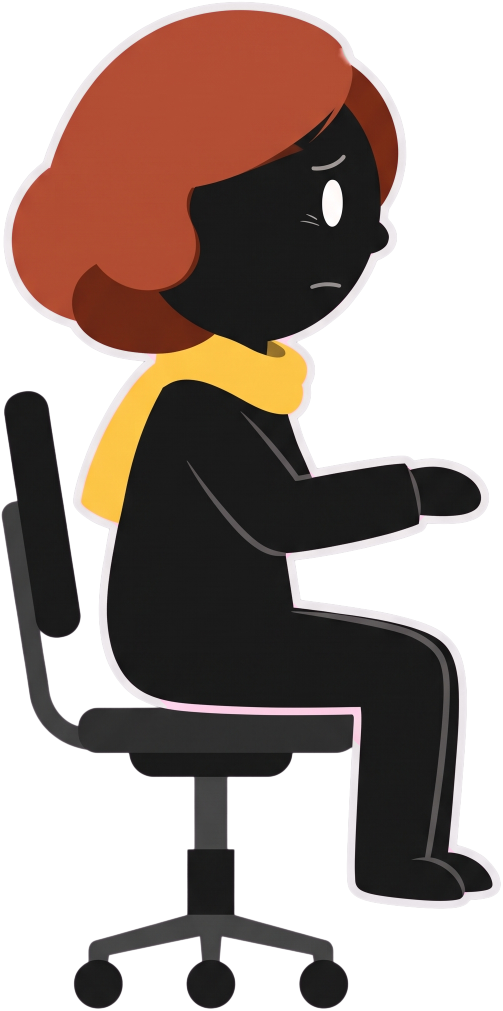
#> input picture video_production/lune/film2d/images/lea_profil_cut.png, 1005 x 2021 px (shown at 1/2 size)
$ python -i build.py   (imports and definitions only)
#> lines starting #> are read from the running program, lines starting #| are printed output that depends on the picture; after the words box and inside, x2 and y2 are one past the last pixel; in counts of white or black regions, pixels touching at a corner belong together
"""Test Léa (7,5 s) : assise sur sa chaise, elle tape, prend son téléphone, puis lève les yeux vers son écran.

    python3 test_lea/build.py               → test_lea/test_lea.mp4
    python3 test_lea/build.py 30 120 170    → seulement ces images (contrôle)

Méthode : animation 2D « par remplacement ». Le corps vient de l'image validée de Léa (avec SA chaise) ; l'avant-bras
est une pièce articulée au coude ; la main est l'un des 5 dessins de la planche (frappe index, frappe majeur, main
ouverte, prise du téléphone, téléphone tenu), échangés au bon moment : les doigts sont toujours dessinés, jamais
déformés. Un seul contour blanc fin est recalculé autour de la silhouette entière (corps + bras + main).
Décor : fond, clavier et écran de l'image générée ; plateau, caisson et sol complétés en code (formes plates).
"""
import subprocess
import sys
import time
from pathlib import Path

import cv2
import numpy as np
from PIL import Image

HERE = Path(__file__).resolve().parent
FILM = HERE.parent
LUNE = FILM.parent
sys.path.insert(0, str(FILM))
from moteur.core import H, W, cam, ease, grade  # noqa: E402

FPS, DUR = 30, 7.5
OUTL = 7                                    # contour blanc (px du décor) : fin
DH = 1760                                   # le décor est prolongé vers le bas (sol) pour voir la chaise en entier

# ------------------------------------------------------------------ décor : fond généré + bureau et sol en code
# [1 line not run here, left out]
# [1 line that did not run here, left out]
DESK_X, TOP, FRONT, BOT, FLOOR = 640, 1126, 1198, 1270, 1645
# [1 line that did not run here, left out]
# [1 line that did not run here, left out]
yy = np.arange(DH, dtype=np.float32)[:, None]
wall = np.array([24, 29, 38], np.float32); floor = np.array([17, 20, 27], np.float32)
# [1 line that did not run here, left out]
base = np.where(yy[..., None] < FLOOR, wall * (1 - 0.25 * np.clip((yy[..., None] - TOP) / 500, 0, 1)), floor)
# [1 line that did not run here, left out]
# [1 line that did not run here, left out]
# [7 lines not run here, left out]
# [1 line that did not run here, left out]


# ------------------------------------------------------------------ Léa : corps (avec sa chaise), contour retiré
def rgba(p):
    return np.asarray(Image.open(p).convert("RGBA")).astype(np.float32)


lea = rgba(LUNE / "film2d/images/lea_profil_cut.png")
lh, lw = lea.shape[:2]
#> lh = 2021; lw = 1005
ly, lx = np.mgrid[0:lh, 0:lw]
white = lea[..., :3].min(2) > 200
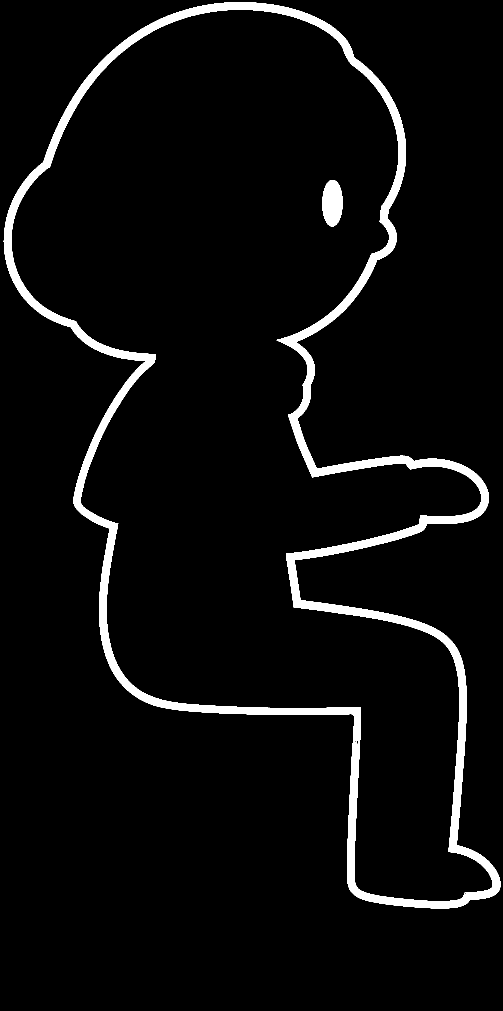
#> white: shape (2021, 1005) bool (shown at 1/2 size); 4.7% white; 2 white regions, box (x1, y1, x2, y2) and area: (7, 4, 1001, 1817) 92955, (645, 360, 685, 453) 3013
solid = (lea[..., 3] > 128) & ~white
#> solid: shape (2021, 1005) bool; 50.7% white; 2 black regions, box (x1, y1, x2, y2) and area: (0, 0, 1005, 2021) 999236, (645, 360, 685, 453) 3013
chair = ((lx < 152) & (ly > 760)) | ((ly > 1418) & (lx < 690))
forearm = (lx > 575) & (ly > 905) & (ly < 1112)                                      # avant-bras + main d'origine : remplacés
body = solid & ~chair & ~forearm
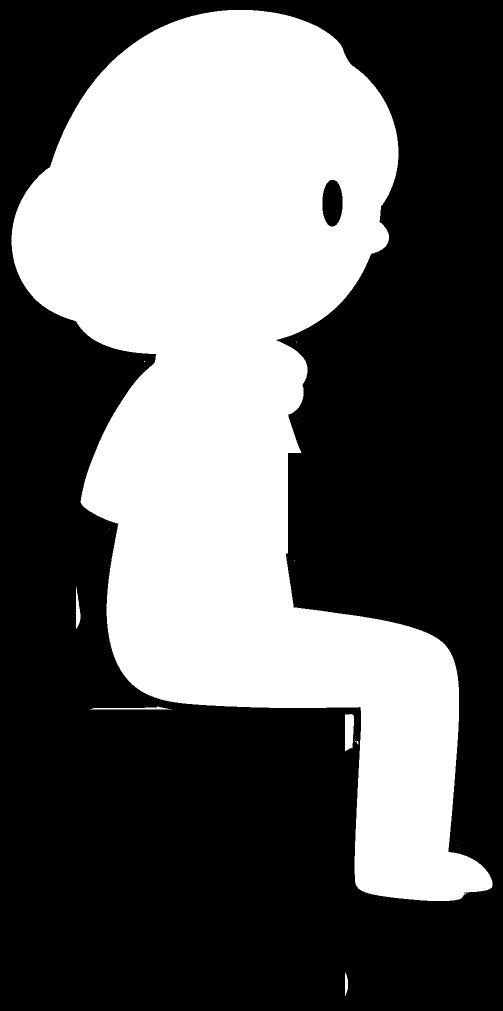
#> body: shape (2021, 1005) bool (shown at 1/2 size); 39.1% white; 15 white regions (9 under 20 px), largest, box (x1, y1, x2, y2) and area: (23, 20, 985, 1802) 790944, (690, 1428, 708, 1502) 1165, (180, 1413, 343, 1419) 505, (152, 1173, 161, 1258) 464, (690, 1945, 696, 1992) 208, (709, 1481, 717, 1489) 23
body = cv2.morphologyEx(body.astype(np.uint8), cv2.MORPH_CLOSE, np.ones((9, 9), np.uint8)) > 0
#> body: shape (2021, 1005) bool; 39.1% white; 10 white regions (6 under 20 px), largest, box (x1, y1, x2, y2) and area: (23, 20, 985, 1802) 792346, (180, 1413, 343, 1419) 505, (152, 1173, 161, 1258) 464, (690, 1945, 696, 1992) 208
chair_m = solid & chair
#> chair_m: shape (2021, 1005) bool; 9.2% white; 1 white region, box (x1, y1, x2, y2) and area: (4, 782, 690, 2017) 186192
EYE = np.zeros_like(body); EYE[368:452, 640:690] = True
eye_m = EYE & (lea[..., :3].min(2) > 150)                                            # le blanc de l'œil
#> eye_m: shape (2021, 1005) bool; 0.14% white; 1 white region, box (x1, y1, x2, y2) and area: (644, 368, 685, 452) 2912
S = 0.6
X0, Y0 = 450 - 585 * S, TOP - 34 - 1040 * S                                          # coude à 450, juste au-dessus du plateau
ELBOW = np.array([X0 + 585 * S, Y0 + 1040 * S])


# [7 lines that did not run here, left out]


# ------------------------------------------------------------------ mains (planche)
# [1 line that did not run here, left out]
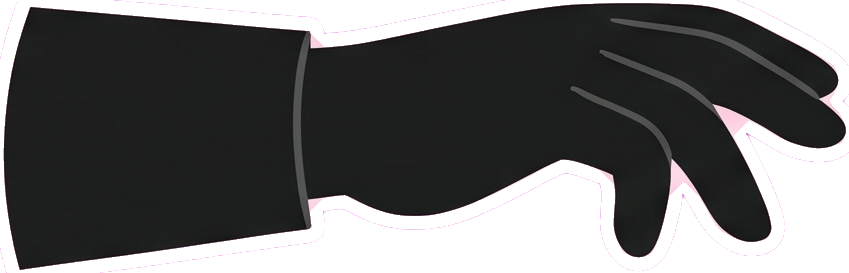
#> input picture video_production/lune/film/test_lea/cel_frappe_index.png, 849 x 273 px
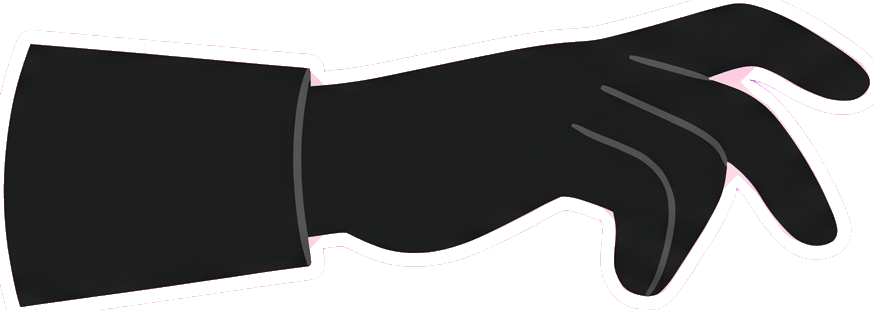
#> input picture video_production/lune/film/test_lea/cel_frappe_majeur.png, 873 x 310 px
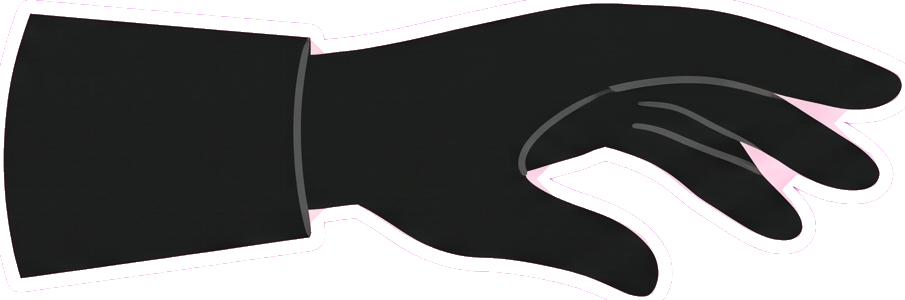
#> input picture video_production/lune/film/test_lea/cel_main_ouverte.png, 905 x 300 px
#> in rgba (call 4), `return np.asarray(Image.open(p).convert("RGBA")).astype(np.float32)`:
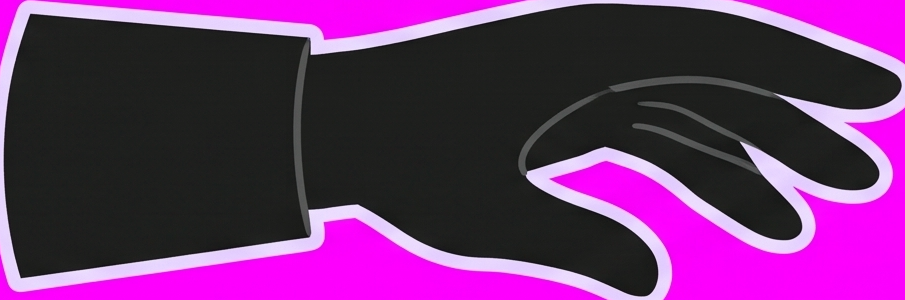
#> returned value: shape (300, 905, 4) float32; mean of channels 0, 1, 2, 3 107.6, 48.6, 105.3, 170.5; drawn as B, G, R
# [3 lines not run here, left out]


# [6 lines left out: function attach, not called in this run]


# [1 line that did not run here, left out]
CS = 0.42                                                                             # échelle des mains : ≈ 0,75 × la tête
#> CS = 0.42
FOREARM = 70                                                                          # coude → début de la manche (px décor)


# ------------------------------------------------------------------ chorégraphie (secondes)
T_BUZZ, T_STOP, T_GRAB, T_LIFT, T_HOLD, T_LOOK = 2.7, 3.25, 3.85, 4.15, 4.95, 6.0
GRAB_ANG, GRAB_DX = 15.0, 55.0                                                       # même longueur de bras qu'en frappe                                                       # pose de la prise


# [6 lines left out: function _screen_box, not called in this run]


def _grab_phone():
    """Où est le téléphone du dessin « prise » (centre de l'écran, largeur) quand la main est en pose de prise."""
    c = CELS["prise_tel"]; at = ATT["prise_tel"]; bx = _screen_box(c)
    ctr = np.array([(bx[0] + bx[2]) / 2, (bx[1] + bx[3]) / 2, 1.0])
    a = np.radians(GRAB_ANG); d = np.array([np.cos(a), np.sin(a)])
    wrist = ELBOW + d * (FOREARM + GRAB_DX)
    M = cv2.getRotationMatrix2D((float(at[0]), float(at[1])), -GRAB_ANG, CS); M[:, 2] += wrist - at
    return M @ ctr, (bx[2] - bx[0]) * CS


# [1 line that did not run here, left out]
# [1 line that did not run here, left out]
# [1 line that did not run here, left out]
# [1 line that did not run here, left out]
TAPS = [0.35 + k * 0.19 + 0.05 * np.sin(k * 2.3) for k in range(int((T_STOP - 0.5) / 0.19))]


# [29 lines left out: functions arm_state, look, not called in this run]


def frame(i):
    t = i / FPS
    f = deco.copy()
    # téléphone sur le bureau (jusqu'à la prise) ; il vibre et s'allume
    if t < T_GRAB:
        ph = CELS["tel_seul"]; s = PHONE_S
        buzz = 2.5 * np.sin(t * 90) if T_BUZZ < t < T_BUZZ + 0.5 else 0.0
        sc = np.array([(_sb[0] + _sb[2]) / 2, (_sb[1] + _sb[3]) / 2])
        x = PHONE_DESK[0] - sc[0] * s + buzz; y = PHONE_DESK[1] - sc[1] * s
        p = place(ph, s, x, y)
        a = p[..., 3:4] / 255
        f = f * (1 - a) + p[..., :3] * a
        if t > T_BUZZ:                                                                  # l'écran s'allume
            glow = np.zeros(f.shape[:2], np.float32)
            cv2.ellipse(glow, (int(PHONE_DESK[0]), int(PHONE_DESK[1])), (int(_pw * 0.5), 9), 0, 0, 360, 1, -1)
            glow = cv2.GaussianBlur(glow, (0, 0), 14)[..., None] * 0.9 * ease((t - T_BUZZ) / 0.2)
            f = f * (1 - glow) + np.array([190, 235, 255], np.float32) * glow
    # Léa : respiration (le buste se soulève depuis l'assise), tête et regard
    br = 0.006 * np.sin(2 * np.pi * t / 3.6)
    (ex, ey), tilt = look(t)
    body_img = lea.copy()
    yyl = ly.astype(np.float32); xxl = lx.astype(np.float32)
    head = np.clip((760 - yyl) / 120, 0, 1)
    c, s_ = np.cos(np.radians(tilt * head)), np.sin(np.radians(tilt * head))
    px, py = 520.0, 760.0                                                                 # pivot du cou
    mx = px + (xxl - px) * c - (yyl - py) * s_
    my = py + (xxl - px) * s_ + (yyl - py) * c
    my = 1415 + (my - 1415) / (1 + br * (my < 1415))
    body_img = cv2.remap(body_img, mx.astype(np.float32), my.astype(np.float32), cv2.INTER_LINEAR)
    bmask = cv2.remap(body.astype(np.uint8), mx.astype(np.float32), my.astype(np.float32), cv2.INTER_NEAREST) > 0
    emask = cv2.remap(eye_m.astype(np.uint8), mx.astype(np.float32), my.astype(np.float32), cv2.INTER_NEAREST) > 0
    body_img[emask, :3] = 22                                                             # l'œil est redessiné au bon endroit
    eye_shift = np.float32([[1, 0, ex], [0, 1, ey]])
    moved = cv2.warpAffine(emask.astype(np.uint8), eye_shift, (lw, lh), flags=cv2.INTER_NEAREST) > 0
    blink = abs(t - 1.6) < 0.06 or abs(t - 5.4) < 0.06
    if not blink:
        body_img[moved & bmask, :3] = 238
    # silhouettes dans la toile du décor
    tb = np.dstack([body_img[..., :3], np.where(bmask, 255, 0).astype(np.float32)])
    B = place(tb, S, X0, Y0)
    CH = place(np.dstack([lea[..., :3], np.where(chair_m, 255, 0).astype(np.float32)]), S, X0, Y0)
    ang, cel, dx, press = arm_state(t)
    a = np.radians(ang)
    d = np.array([np.cos(a), np.sin(a)])
    el = ELBOW + np.array([0, -br * 300])
    wrist = el + d * (FOREARM + dx * 0.0) + np.array([dx, 0]) * 0.0
    wrist = el + d * FOREARM + np.array([dx * np.cos(a), dx * np.sin(a)])
    arm = np.zeros((DH, SW), np.uint8)
    cv2.line(arm, tuple((el * 4).astype(int)), tuple((wrist * 4).astype(int)), 1, int(64), cv2.LINE_AA, 2)   # avant-bras
    cv2.circle(arm, tuple((el * 4).astype(int)), 4 * 32, 1, -1, cv2.LINE_AA, 2)
    cimg = CELS[cel]; at = ATT[cel]
    Mh = cv2.getRotationMatrix2D((float(at[0]), float(at[1])), -ang, CS)
    Mh[:, 2] += wrist - at
    hand = cv2.warpAffine(cimg, Mh, (SW, DH), flags=cv2.INTER_LINEAR)
    # un seul contour fin autour de la silhouette entière (corps + avant-bras + main) ; pas de contour sur la chaise
    sil = (B[..., 3] > 128) | (arm > 0) | (hand[..., 3] > 128)
    k = cv2.getStructuringElement(cv2.MORPH_ELLIPSE, (2 * OUTL + 1, 2 * OUTL + 1))
    ring = cv2.dilate(sil.astype(np.uint8), k) > 0
    ca = CH[..., 3:4] / 255
    f = f * (1 - ca) + CH[..., :3] * ca                                                  # la chaise, derrière elle
    sh = np.zeros((DH, SW), np.float32)                                                  # ombre de contact au sol
    cv2.ellipse(sh, (int(X0 + 420 * S), FLOOR + 4), (int(330 * S), 14), 0, 0, 360, 1, -1)
    sh = cv2.GaussianBlur(sh, (0, 0), 10)[..., None] * 0.55
    f = f * (1 - sh)
    f[ring] = f[ring] * 0.1 + np.array([232, 234, 238], np.float32) * 0.9
    ba = B[..., 3:4] / 255
    f = f * (1 - ba) + B[..., :3] * ba
    f[arm > 0] = (24, 24, 26)
    ha = hand[..., 3:4] / 255
    f = f * (1 - ha) + hand[..., :3] * ha
    # caméra : plan moyen qui se resserre doucement sur les mains au moment du téléphone, puis sur le regard
    u0 = ease(t / 3.0); u1 = ease((t - 3.0) / 2.0); u2 = ease((t - T_LOOK + 0.1) / 1.4)
    cx = 660 + 40 * u0 + 80 * u1 + 450 * u2
    cy = 960 - 10 * u1 - 40 * u2
    z = 1.95 + 0.08 * u0 + 0.06 * u1 - 0.97 * u2
    out = cam(f, cx, cy, z)
    return np.clip(grade(out, i, "nuit"), 0, 255).astype(np.uint8)


# [31 lines left out: function main, not called in this run]


# [2 lines not run here, left out]

>>> import cv2
>>> picture = cv2.imread('../../film2d/images/lea_profil_cut.png')
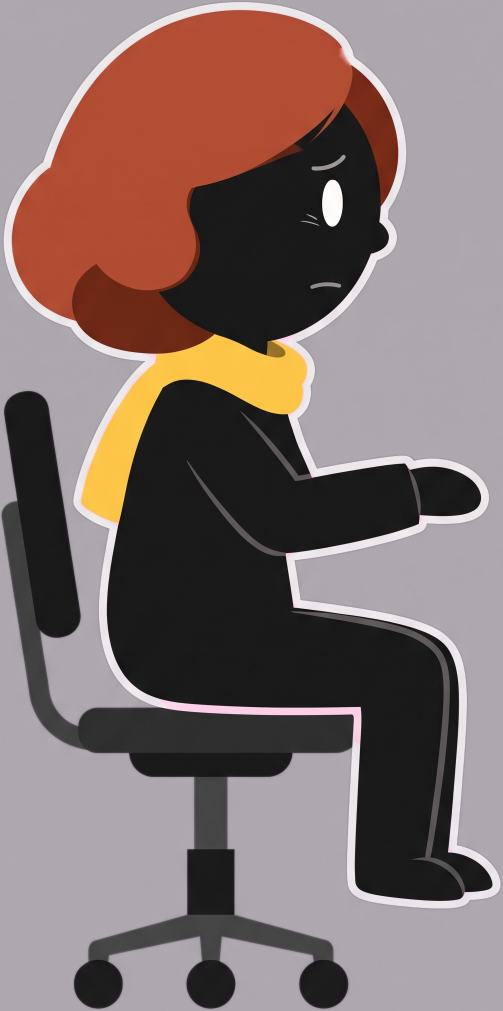
#> picture: shape (2021, 1005, 3) (shown at 1/2 size); mean B, G, R 107.3, 111.2, 127.9
>>> result = frame(picture)
#> (the run stopped early here; a loop or call above may not have finished)
